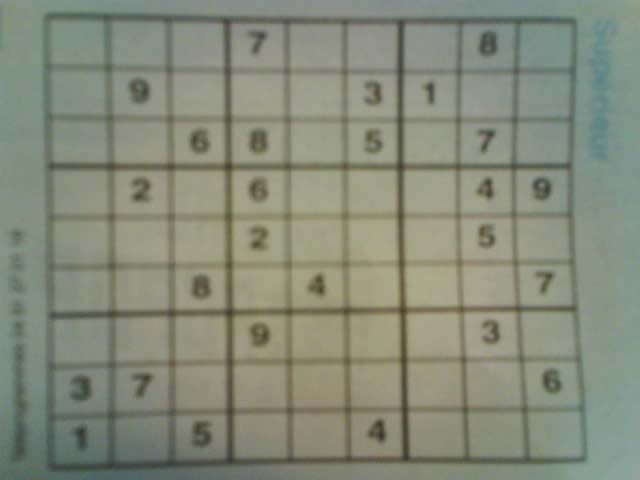
#> input picture image1.jpg, 640 x 480 px
$ python -i main.py   (imports and definitions only)   (older library calls are emulated)
#> lines starting #> are read from the running program, lines starting #| are printed output that depends on the picture
#> further down, picture is the input picture: shape (480, 640, 3); mean B, G, R 122.1, 138.8, 133.7
# This is the main runner function from which the code is started
import cv2
import numpy as np
import os
import operator
from keras.models import model_from_json

import Solver


# [20 lines left out: function load_data_from_folder, not called in this run]


def recognize_board(image, threshhold_low=30, threshhold_high=60):
    # Other edge detection 1. Gauss + Sobel/Scharr 2. Pure Gaussian with adaptive thresholding
#> called with threshhold_low = 30, threshhold_high = 60
    src = cv2.GaussianBlur(image, (3, 3), 0)
    # cv2.imshow("image",image)
    gray = src
    scale = 1
    delta = 0
    ddepth = cv2.CV_16S

    # grad_x = cv2.Scharr(gray, ddepth, 0, 1)
    grad_x = cv2.Sobel(gray, ddepth, 1, 0, ksize=3, scale=scale, delta=delta, borderType=cv2.BORDER_DEFAULT)
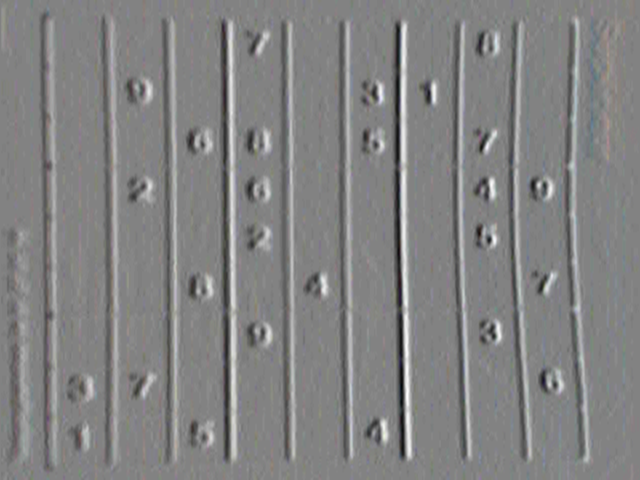
#> grad_x: shape (480, 640, 3) int16; mean B, G, R 0.2, 0.2, 0.1; drawn with min black and max white
    # Gradient-Y
    # grad_y = cv2.Scharr(gray, ddepth, 0, 1)
    grad_y = cv2.Sobel(gray, ddepth, 0, 1, ksize=3, scale=scale, delta=delta, borderType=cv2.BORDER_DEFAULT)
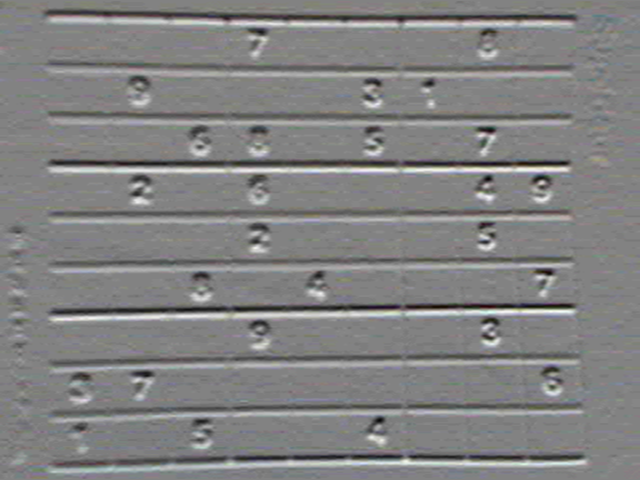
#> grad_y: shape (480, 640, 3) int16; mean B, G, R -0.4, -0.3, -0.3; drawn with min black and max white

    abs_grad_x = cv2.convertScaleAbs(grad_x)
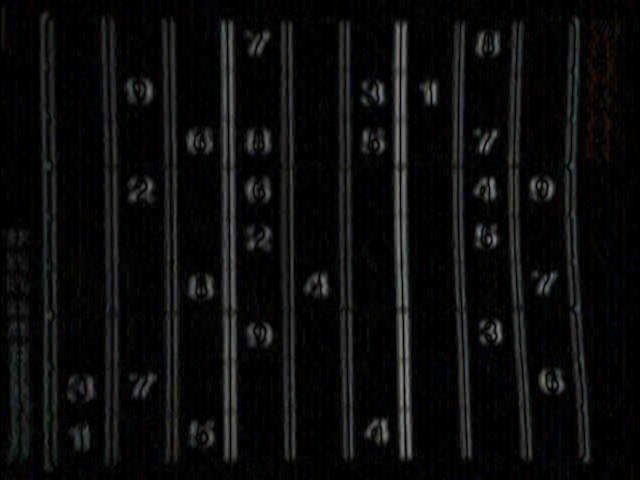
#> abs_grad_x: shape (480, 640, 3); mean B, G, R 12.2, 11.8, 11.9
    abs_grad_y = cv2.convertScaleAbs(grad_y)
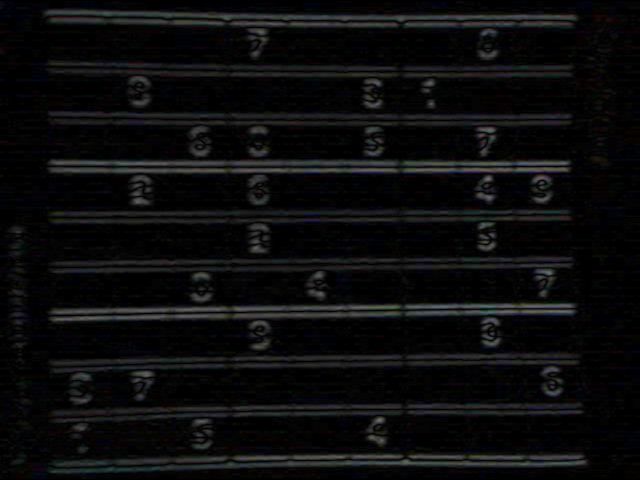
#> abs_grad_y: shape (480, 640, 3); mean B, G, R 12.5, 11.9, 11.7

    grad = cv2.addWeighted(abs_grad_x, 0.5, abs_grad_y, 0.5, 0)
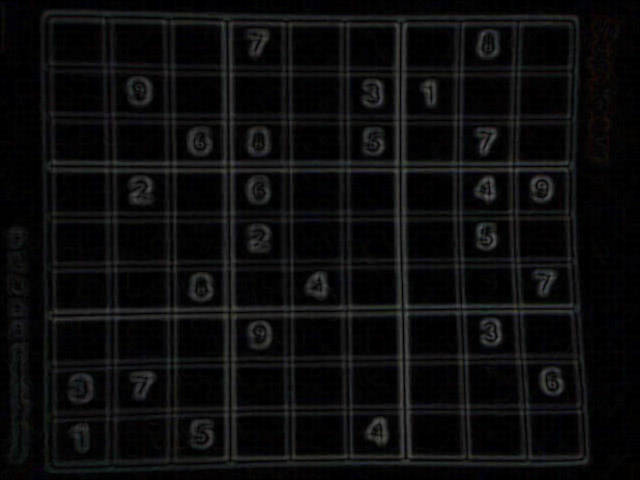
#> grad: shape (480, 640, 3); mean B, G, R 12.4, 11.8, 11.8

    proc = cv2.GaussianBlur(image.copy(), (9, 9), 0)
#> (the run stopped early here; a loop or call above may not have finished)
